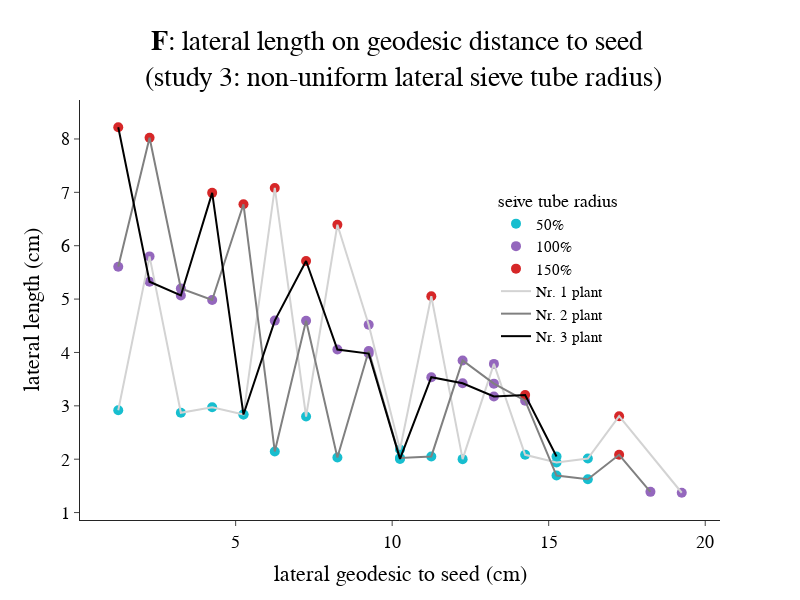

Source (notebook cell):
### Code cell
name_list = ['Study3/case_3_lateral_radius.xml_16_1_1_case_3_fixed_res_main_5_trsv0_15-6-29-13-31.csv',
        'Study3/case_3_lateral_radius.xml_16_1_1_case_3_fixed_res_main_5_trsv1_15-6-29-13-34.csv',
        'Study3/case_3_lateral_radius.xml_16_1_1_case_3_fixed_res_main_5_trsv2_15-6-29-13-37.csv',
        'Study3/case_3_lateral_radius.xml_16_1_1_case_3_fixed_res_main_5_trsv3_15-6-29-13-40.csv',
        'Study3/case_3_lateral_radius.xml_16_1_1_case_3_fixed_res_main_5_trsv4_15-6-29-13-43.csv',
        'Study3/case_3_lateral_radius.xml_16_1_1_case_3_fixed_res_main_5_trsv5_15-6-29-13-46.csv', 
             'Study3/case_3_lateral_radius.xml_16_1_1_case_3_fixed_res_main_5_trsv6_15-6-29-13-49.csv',
             'Study3/case_3_lateral_radius.xml_16_1_1_case_3_fixed_res_main_5_trsv7_15-6-29-13-52.csv',
             'Study3/case_3_lateral_radius.xml_16_1_1_case_3_fixed_res_main_5_trsv8_15-6-29-13-55.csv',
             'Study3/case_3_lateral_radius.xml_16_1_1_case_3_fixed_res_main_5_trsv9_15-6-29-13-58.csv',
             'Study3/case_3_lateral_radius.xml_16_1_1_case_3_fixed_res_main_5_trsv10_15-6-29-14-1.csv',
]
radius = ['0.025','0.05','0.075']
percentage = ['50%','100%','150%']

colors = ['#17becf', '#9467bd', '#d62728']
colors2 = ['lightgrey', 'grey', 'black']
dict_color = {0.025:'#17becf', 0.050:'#9467bd', 0.075: '#d62728', }



plot_list= range(0,3)

plot_list= [9,8,5]

fig = go.Figure()
for i,value in enumerate(plot_list):
    df = pd.read_csv(name_list[value])
    
    df =  df[df["time"] == 15]
    min_node = df.groupby('organ_id')['length'].min()
    max_node = df.groupby('organ_id')['length'].max()
    a = list(map( lambda x: min_node[x]*100, df['organ_id']) )
    df['min'] = a
    b = list(map( lambda x: max_node[x]*100, df['organ_id']) )
    df['max'] = b
    df = df[(df['radius'] == 0.025)| (df['radius'] == 0.05)|  (df['radius'] == 0.075)]
    df['color'] = list(map(lambda x: dict_color[x], df['radius'] ))
    df2 = df.sort_values(by = ['min'])

    fig.add_trace(go.Scatter(x =df2['min'], y =df2['organ_length'], mode='markers',connectgaps=True,name = percentage[i],
                    marker = dict(
                        color=df2['color'], 
                                  size = 0.1 *100, line=dict(width=0,
                                        color='DarkSlateGrey'))
                             ))
for i,value in enumerate(plot_list):


    df = pd.read_csv(name_list[value])
    
    df =  df[df["time"] == 15]
    min_node = df.groupby('organ_id')['length'].min()
    max_node = df.groupby('organ_id')['length'].max()
    a = list(map( lambda x: min_node[x]*100, df['organ_id']) )
    df['min'] = a
    b = list(map( lambda x: max_node[x]*100, df['organ_id']) )
    df['max'] = b
    df = df[(df['radius'] == 0.025)| (df['radius'] == 0.05)|  (df['radius'] == 0.075)]
    df['color'] = list(map(lambda x: dict_color[x], df['radius'] ))
#     df1= pd.concat([df1,df] )
    
# df1= pd.concat(df1 )
# df=df1.sort_values('radius')
# for i,radius in enumerate(df['radius'].unique()):
#     df2 = df[df['radius']  == radius]
    df2 = df.sort_values(by = ['min'])
    fig.add_trace(go.Scatter(x =df2['min'], y =df2['organ_length'], mode='lines',connectgaps=True,name = 'Nr. {} plant'.format(i+1),
                    line = dict(
                        color=colors2[i], 
                                  )))

#     if i == 0:
#         fig.update_layout()
#     else: 
#         fig.update_layout(showlegend=True)
fig.update_layout(showlegend=True)        
fig.update_layout(template="simple_white",
                      legend=dict(
        x=0.65,
        y=0.8,
        traceorder='normal',
        font=dict(
            size=15,),
    ),
                  title = dict( text  = "<b>F</b>: lateral length on geodesic distance to seed <br> (study 3: non-uniform lateral sieve tube radius)", x =0.5,font=dict(
family="Arial",
        size=28,
        color="black"
    ))
                  
                  
                  , width =800, height =600,
    xaxis_title="lateral geodesic to seed (cm)",
    yaxis_title="lateral length (cm)",
    legend_title="seive tube radius",
                  
    font=dict(
family="Arial",
        size=18,
        color="black"
    ))



fig.show()

# fig.show()

### Figure 1 — Plotly figure (JSON) as saved in the notebook; plotly's stock layout.template omitted (floating-point values rounded to 4 significant figures; data arrays with more than 128 entries replaced by an {"elided": "..."} marker saying what was removed)
{"data": [{"connectgaps": true, "marker": {"color": {"elided": "257 str values"}, "line": {"color": "DarkSlateGrey", "width": 0}, "size": 10}, "mode": "markers", "name": "50%", "type": "scatter", "x": {"elided": "257 float values"}, "y": {"elided": "257 float values"}}, {"connectgaps": true, "marker": {"color": {"elided": "269 str values"}, "line": {"color": "DarkSlateGrey", "width": 0}, "size": 10}, "mode": "markers", "name": "100%", "type": "scatter", "x": {"elided": "269 float values"}, "y": {"elided": "269 float values"}}, {"connectgaps": true, "marker": {"color": {"elided": "264 str values"}, "line": {"color": "DarkSlateGrey", "width": 0}, "size": 10}, "mode": "markers", "name": "150%", "type": "scatter", "x": {"elided": "264 float values"}, "y": {"elided": "264 float values"}}, {"connectgaps": true, "line": {"color": "lightgrey"}, "mode": "lines", "name": "Nr. 1 plant", "type": "scatter", "x": {"elided": "257 float values"}, "y": {"elided": "257 float values"}}, {"connectgaps": true, "line": {"color": "grey"}, "mode": "lines", "name": "Nr. 2 plant", "type": "scatter", "x": {"elided": "269 float values"}, "y": {"elided": "269 float values"}}, {"connectgaps": true, "line": {"color": "black"}, "mode": "lines", "name": "Nr. 3 plant", "type": "scatter", "x": {"elided": "264 float values"}, "y": {"elided": "264 float values"}}], "layout": {"font": {"color": "black", "family": "Arial", "size": 18}, "height": 600, "legend": {"font": {"size": 15}, "title": {"text": "seive tube radius"}, "traceorder": "normal", "x": 0.65, "y": 0.8}, "showlegend": true, "title": {"font": {"color": "black", "family": "Arial", "size": 28}, "text": "<b>F</b>: lateral length on geodesic distance to seed <br> (study 3: non-uniform lateral sieve tube radius)", "x": 0.5}, "width": 800, "xaxis": {"title": {"text": "lateral geodesic to seed (cm)"}}, "yaxis": {"title": {"text": "lateral length (cm)"}}}}
